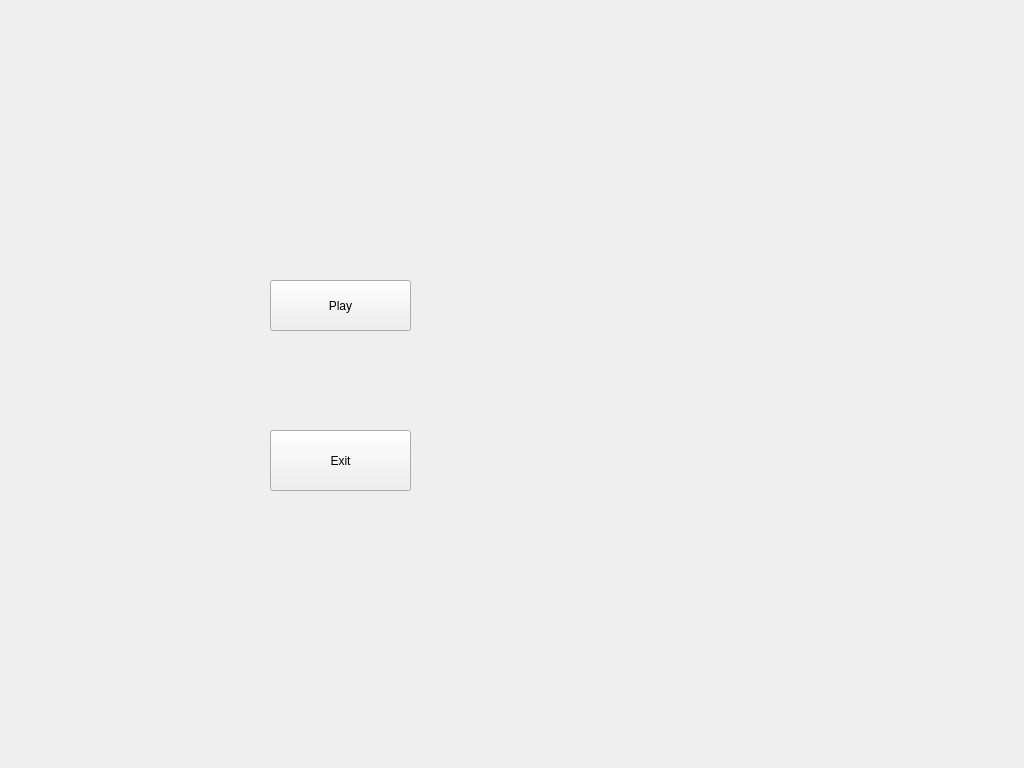
<?xml version="1.0" encoding="UTF-8"?>
<ui version="4.0">
 <class>MainWindow</class>
 <widget class="QMainWindow" name="MainWindow">
  <property name="geometry">
   <rect>
    <x>0</x>
    <y>0</y>
    <width>1024</width>
    <height>768</height>
   </rect>
  </property>
  <property name="sizePolicy">
   <sizepolicy hsizetype="Fixed" vsizetype="Fixed">
    <horstretch>0</horstretch>
    <verstretch>0</verstretch>
   </sizepolicy>
  </property>
  <property name="minimumSize">
   <size>
    <width>800</width>
    <height>600</height>
   </size>
  </property>
  <property name="maximumSize">
   <size>
    <width>1024</width>
    <height>768</height>
   </size>
  </property>
  <property name="windowTitle">
   <string>MainWindow</string>
  </property>
  <widget class="QWidget" name="centralWidget">
   <widget class="QPushButton" name="pushButton">
    <property name="geometry">
     <rect>
      <x>270</x>
      <y>280</y>
      <width>141</width>
      <height>51</height>
     </rect>
    </property>
    <property name="text">
     <string>Play</string>
    </property>
   </widget>
   <widget class="QPushButton" name="pushButton_2">
    <property name="geometry">
     <rect>
      <x>270</x>
      <y>430</y>
      <width>141</width>
      <height>61</height>
     </rect>
    </property>
    <property name="text">
     <string>Exit</string>
    </property>
   </widget>
   <widget class="QLabel" name="label_8">
    <property name="geometry">
     <rect>
      <x>0</x>
      <y>0</y>
      <width>1024</width>
      <height>768</height>
     </rect>
    </property>
    <property name="text">
     <string/>
    </property>
    <property name="pixmap">
     <pixmap resource="resource.qrc">:/background/C:/Users/user/Desktop/使用/bg_p2.png</pixmap>
    </property>
   </widget>
   <widget class="QLabel" name="label">
    <property name="geometry">
     <rect>
      <x>0</x>
      <y>-10</y>
      <width>1024</width>
      <height>201</height>
     </rect>
    </property>
    <property name="text">
     <string/>
    </property>
    <property name="pixmap">
     <pixmap resource="resource.qrc">:/background/C:/Users/user/Desktop/使用/2946671.jpg</pixmap>
    </property>
   </widget>
   <widget class="QLabel" name="label_2">
    <property name="geometry">
     <rect>
      <x>0</x>
      <y>499</y>
      <width>1024</width>
      <height>271</height>
     </rect>
    </property>
    <property name="text">
     <string/>
    </property>
    <property name="pixmap">
     <pixmap resource="resource.qrc">:/background/C:/Users/user/Desktop/使用/mob.png</pixmap>
    </property>
   </widget>
   <widget class="QLabel" name="label_3">
    <property name="geometry">
     <rect>
      <x>550</x>
      <y>260</y>
      <width>481</width>
      <height>321</height>
     </rect>
    </property>
    <property name="sizePolicy">
     <sizepolicy hsizetype="Preferred" vsizetype="Preferred">
      <horstretch>0</horstretch>
      <verstretch>0</verstretch>
     </sizepolicy>
    </property>
    <property name="text">
     <string/>
    </property>
    <property name="pixmap">
     <pixmap resource="resource.qrc">:/background/C:/Users/user/Desktop/使用/0.jpg</pixmap>
    </property>
   </widget>
   <widget class="QLabel" name="label_5">
    <property name="geometry">
     <rect>
      <x>30</x>
      <y>240</y>
      <width>171</width>
      <height>131</height>
     </rect>
    </property>
    <property name="text">
     <string/>
    </property>
    <property name="pixmap">
     <pixmap resource="resource.qrc">:/background/C:/Users/user/Desktop/使用/playerchar_p1.png</pixmap>
    </property>
   </widget>
   <widget class="QLabel" name="label_6">
    <property name="geometry">
     <rect>
      <x>40</x>
      <y>410</y>
      <width>161</width>
      <height>111</height>
     </rect>
    </property>
    <property name="text">
     <string/>
    </property>
    <property name="pixmap">
     <pixmap resource="resource.qrc">:/background/C:/Users/user/Desktop/使用/playerchar_p2.png</pixmap>
    </property>
   </widget>
   <zorder>label_8</zorder>
   <zorder>label_3</zorder>
   <zorder>pushButton</zorder>
   <zorder>pushButton_2</zorder>
   <zorder>label</zorder>
   <zorder>label_2</zorder>
   <zorder>label_5</zorder>
   <zorder>label_6</zorder>
  </widget>
 </widget>
 <layoutdefault spacing="6" margin="11"/>
 <resources>
  <include location="resource.qrc"/>
 </resources>
 <connections/>
</ui>
